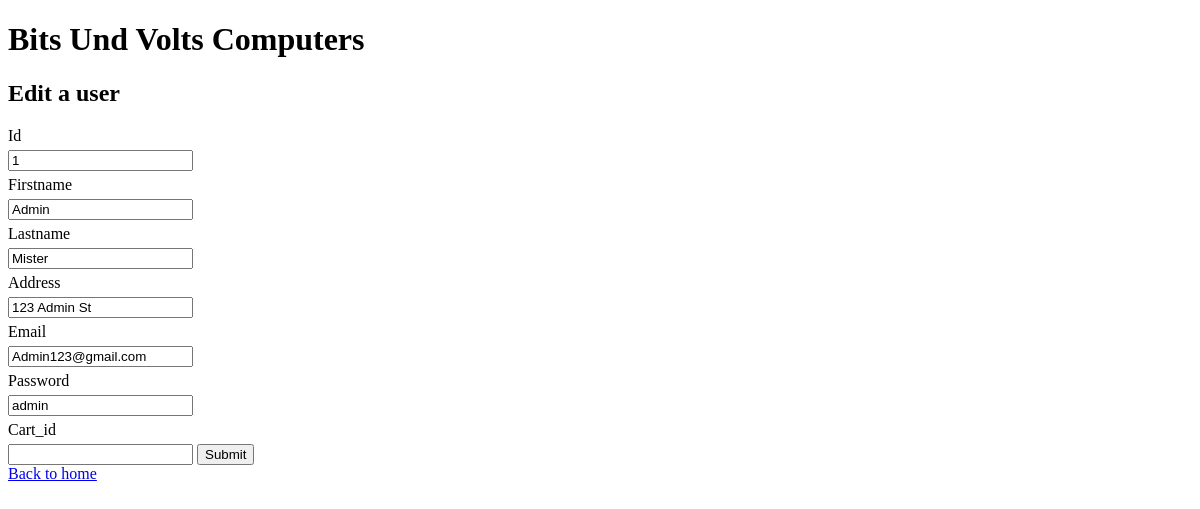
/update-single.php?id=1, run on the app's committed database.
### tables this page shows
CREATE TABLE IF NOT EXISTS customer (
    id INT AUTO_INCREMENT PRIMARY KEY,
    firstname VARCHAR(30),
    lastname VARCHAR(30),
    address VARCHAR(50),
    email VARCHAR(50),
    password VARCHAR(18),
    cart_id INT,
    FOREIGN KEY (cart_id) REFERENCES cart(id)
);

### common.php (called while the page is built)
<?php
function escape($data) {
    $data = htmlspecialchars($data, ENT_QUOTES | ENT_SUBSTITUTE, "UTF-8");
    $data = trim($data);
    $data = stripslashes($data);
    return ($data);
}

### public/update-single.php (the view, shortened to what this page needs)
<?php
require "../common.php";
if (isset($_GET['id'])) {
    try {
        require_once '../src/DBconnect.php';
        $id = $_GET['id'];
        $sql = "SELECT * FROM customer WHERE id = :id";
        $statement = $connection->prepare($sql);
        $statement->bindValue(':id', $id);
        $statement->execute();
        $user = $statement->fetch(PDO::FETCH_ASSOC);
    } catch(PDOException $error) {
        echo $sql . "<br>" . $error->getMessage();
    }
} else {
    echo "Something went wrong!";
    exit;
}
?>
<?php require "templates/header.php"; ?>
<h2>Edit a user</h2>
<form method="post">
    <?php foreach ($user as $key => $value) : ?>
        <label for="<?php echo $key; ?>"><?php echo ucfirst($key); ?></label>
        <input type="text" name="<?php echo $key; ?>" id="<?php echo $key;
        ?>" value="<?php echo escape($value); ?>" <?php echo ($key === 'id' ?
            'readonly' : null); ?>>
    <?php endforeach; ?>
    <input type="submit" name="submit" value="Submit">
</form>
<a href="index.php">Back to home</a>

### public/css/style.css (style rules this page uses)
label { display: block; margin: 5px 0; }

### data on the page
customer: id "1", firstname "Admin", lastname "Mister", address "123 Admin St", email "Admin123@gmail.com", password "admin"

### other printed values
$key "Id"
$key "Firstname"
$key "Lastname"
$key "Address"
$key "Email"
$key "Password"
$key "Cart_id"
